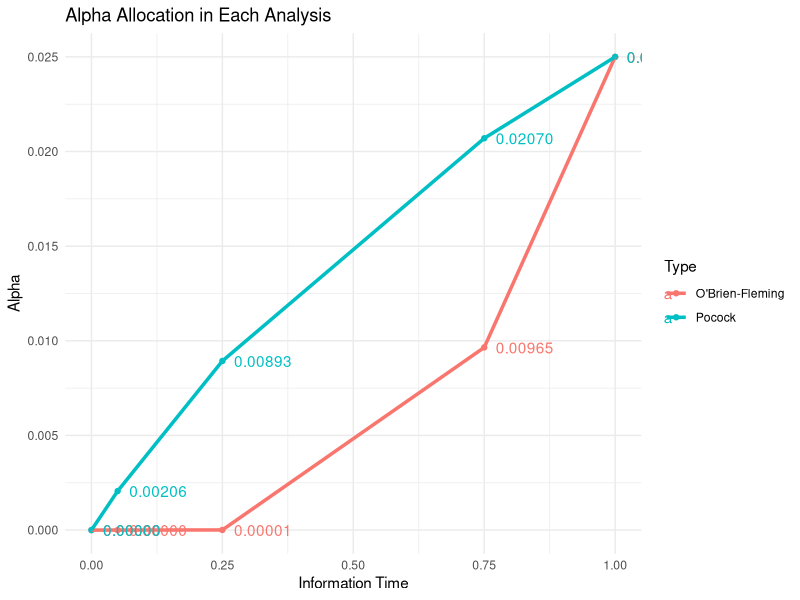

Reproduce this figure in R.
# Function to calculate the alpha-spending function for Pocock type
pocock_alpha_spending <- function(t, alpha){
    alpha * log(1 + (exp(1) - 1) * t)
} 

# Function to calculate the alpha-spending function for O'Brien-Fleming type
of_alpha_spending <- function(t, alpha){
    2 * (1 - pnorm(qnorm(alpha / 2, lower = FALSE) / sqrt(t)))
}

# Number of analyses
n_analyses <- 5

# Overall alpha level
overall_alpha <- 0.02500

# Information times for each analysis
information_times <- c(0.00, 0.25, 0.05, 0.75, 1.00)

# Calculate alpha values for each analysis (O'Brien-Fleming)
of_alpha_values <- rep(0, n_analyses)
for (i in 1:n_analyses) {
    of_alpha_values[i] <- of_alpha_spending(information_times[i], overall_alpha)
}

# Calculate alpha values for each analysis (Pocock)
pocock_alpha_values <- rep(0, n_analyses)
for (i in 1:n_analyses) {
    pocock_alpha_values[i] <- pocock_alpha_spending(information_times[i], overall_alpha)
}

# Calculate alpha differences
of_alpha_differences <- c(of_alpha_values[1], diff(of_alpha_values))
pocock_alpha_differences <- c(pocock_alpha_values[1], diff(pocock_alpha_values))

# Display alpha values and differences for each analysis
for (i in 1:n_analyses){
    cat(sprintf("Analysis %d: Information Time = %.3f\n", i, information_times[i]))
    cat(sprintf(" O'Brien-Fleming Alpha = %.10f\n", of_alpha_values[i]))
    cat(sprintf(" Pocock Alpha = %.10f\n", pocock_alpha_values[i]))
    cat(sprintf(" O'Brien-Fleming Alpha Difference = %.10f\n", of_alpha_differences[i]))
    cat(sprintf(" Pocock Alpha Differences = %.10f\n", pocock_alpha_differences[i]))
}

library(ggplot2)

# Create a data frame for the results
of_results <- data.frame(
    Analysis = 1:n_analyses,
    Information_Time = information_times,
    Alpha = of_alpha_values,
    Difference = of_alpha_differences,
    Type = "O'Brien-Fleming"
)

pocock_results <- data.frame(
    Analysis = 1:n_analyses,
    Information_Time = information_times,
    Alpha = pocock_alpha_values,
    Difference = pocock_alpha_differences,
    Type = "Pocock"
)

# Combine the results data frames
results <- rbind(of_results, pocock_results)

# Plot the results using ggplot2
ggplot(results, aes(x = Information_Time, y = Alpha, color = Type, linetype = Type)) +
    geom_point() +
    geom_line(linetype = "solid", lwd = 1.2) +
    geom_text(aes(label = sprintf("%.5f", Alpha)), hjust = -0.2, vjust = 0.5) +
    labs(title = "Alpha Allocation in Each Analysis",
         x = "Information Time",
         y = "Alpha") +
    theme_minimal()
